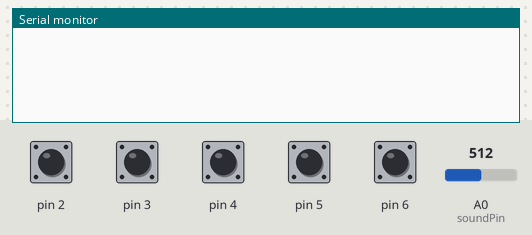
This sketch was run on a simulated Arduino Uno, built with avr-gcc and run on an emulated ATmega328P. Parts: the last lines printed to the serial monitor. The inputs (shaded band) are chosen by the test bench; at power-on: pin 2–6 HIGH, A0 (soundPin) = 512.

Above: at 1.2 s.
1.3 s: pin 2 pulled LOW for 0.15 s
At 1.9 s:
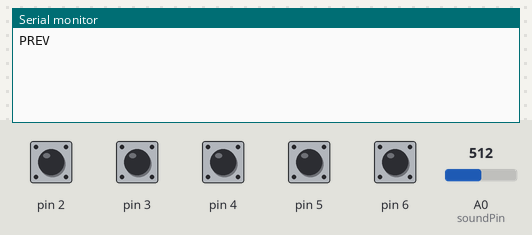
2.9 s: pin 3 pulled LOW for 0.15 s
At 4.2 s:
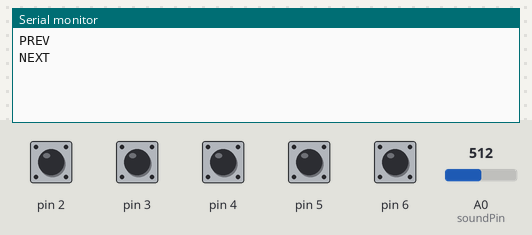
4.5 s: pin 4 pulled LOW for 0.15 s
At 5.6 s:
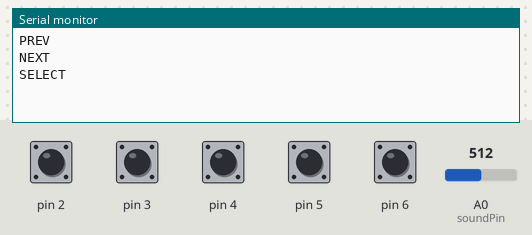
6.1 s: pin 5 pulled LOW for 0.15 s
At 6.7 s:
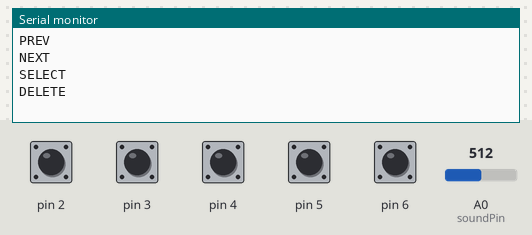
7.7 s: pin 6 pulled LOW for 0.15 s
At 9.0 s:
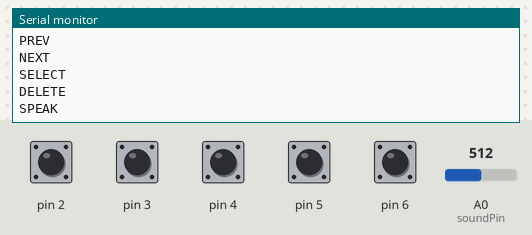
9.3 s: pin 2 driven LOW and pin 3 driven LOW
At 10.8 s:
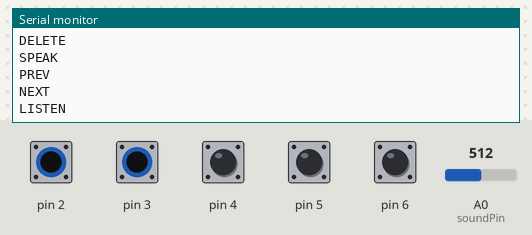

Measured:
- after the input at 1.3 s, the serial monitor: prints a new line after 0.05 s (image 1)
- after the input at 2.9 s, the serial monitor: prints a new line after 0.05 s (image 2)
- after the input at 4.5 s, the serial monitor: prints a new line after 0.05 s (image 3)
- after the input at 6.1 s, the serial monitor: prints a new line after 0.05 s (image 4)
- after the input at 7.7 s, the serial monitor: prints a new line after 0.05 s (image 5)
- after the input at 9.3 s, the serial monitor: prints a new line after 0.05 s (image 6)

The sketch:

aac_switch.ino
```cpp
// Smart AAC Board - production switch sketch (Elegoo UNO R3 / Arduino Uno)
// Prints one protocol token per line at 9600 baud for hardware/bridge.py:
//   D2 PREV -> PREV, D3 NEXT -> NEXT, D4 WORD -> SELECT, D5 DEL -> DELETE, D6 SAY -> SPEAK
//   A0 sound sensor (optional vocal switch) -> VOICE
//   PREV + NEXT pressed together -> LISTEN (caregiver toggles listen mode)
// Buttons use INPUT_PULLUP: wire each between its pin and GND (pressed = LOW).
// Wiring check lives in hardware/test/test.ino.

// Set to true to also print sound levels once a second (the bridge ignores these lines).
const bool DEBUG = false;

// Vocal switch calibration: VOICE fires once when the A0 level stays above
// SOUND_THRESHOLD for SOUND_HOLD_MS. Dips shorter than SOUND_GAP_MS do not reset the
// timer (the sensor output wobbles even during a steady sound). After firing, the level
// must stay below the threshold for SOUND_GAP_MS before it can fire again.
const int SOUND_THRESHOLD = 1024; // 1024 = off: no sound sensor on A0 (the voice switch uses the webcam mic); a floating A0 reads ~300 and drifts
const unsigned long SOUND_HOLD_MS = 500;
const unsigned long SOUND_GAP_MS = 100;

const int soundPin = A0;
const unsigned long debounceDelay = 50; // 50ms debounce window

// Debounced active-LOW button (same approach as hardware/test/test.ino)
struct DebouncedButton {
  int pin;
  const char* token;
  int stableState;
  int lastReading;
  unsigned long lastDebounceTime;

  DebouncedButton(int p, const char* t)
    : pin(p), token(t), stableState(HIGH), lastReading(HIGH), lastDebounceTime(0) {}

  void begin() {
    pinMode(pin, INPUT_PULLUP);
  }

  // Returns true ONLY on the press edge
  bool wasPressed() {
    bool triggered = false;
    int reading = digitalRead(pin);

    if (reading != lastReading) {
      lastDebounceTime = millis();
    }

    if ((millis() - lastDebounceTime) > debounceDelay) {
      if (reading != stableState) {
        stableState = reading;
        if (stableState == LOW) {
          triggered = true;
        }
      }
    }

    lastReading = reading;
    return triggered;
  }

  bool isDown() {
    return stableState == LOW;
  }
};

DebouncedButton buttons[] = {
  DebouncedButton(2, "PREV"),
  DebouncedButton(3, "NEXT"),
  DebouncedButton(4, "SELECT"),
  DebouncedButton(5, "DELETE"),
  DebouncedButton(6, "SPEAK"),
};
const int buttonCount = sizeof(buttons) / sizeof(buttons[0]);

// Listen chord: buttons[0] (PREV) and buttons[1] (NEXT) held together. Their own PREV
// and NEXT tokens still go out first and cancel each other on the scan. LISTEN fires
// once per chord and re-arms only after both buttons are released.
bool chordFired = false;

void checkChord() {
  bool prevDown = buttons[0].isDown();
  bool nextDown = buttons[1].isDown();

  if (prevDown && nextDown && !chordFired) {
    Serial.println("LISTEN");
    chordFired = true;
  } else if (!prevDown && !nextDown) {
    chordFired = false;
  }
}

bool soundActive = false;       // inside a loud stretch
bool soundFired = false;        // VOICE already sent for this stretch
unsigned long soundStart = 0;   // when the loud stretch began
unsigned long lastLoudTime = 0; // last sample above the threshold
unsigned long lastDebugTime = 0;

void checkSound() {
  unsigned long now = millis();
  int level = analogRead(soundPin);

  if (level > SOUND_THRESHOLD) {
    if (!soundActive) {
      soundActive = true;
      soundStart = now;
    }
    lastLoudTime = now;
    if (!soundFired && now - soundStart >= SOUND_HOLD_MS) {
      Serial.println("VOICE");
      soundFired = true;
    }
  } else if (soundActive && now - lastLoudTime > SOUND_GAP_MS) {
    // Quiet long enough: the stretch is over and the switch re-arms
    soundActive = false;
    soundFired = false;
  }

  if (DEBUG && now - lastDebugTime >= 1000) {
    lastDebugTime = now;
    Serial.print("# sound ");
    Serial.println(level);
  }
}

void setup() {
  Serial.begin(9600);
  for (int i = 0; i < buttonCount; i++) {
    buttons[i].begin();
  }
}

void loop() {
  for (int i = 0; i < buttonCount; i++) {
    if (buttons[i].wasPressed()) {
      Serial.println(buttons[i].token);
    }
  }
  checkChord();
  checkSound();
}
```
